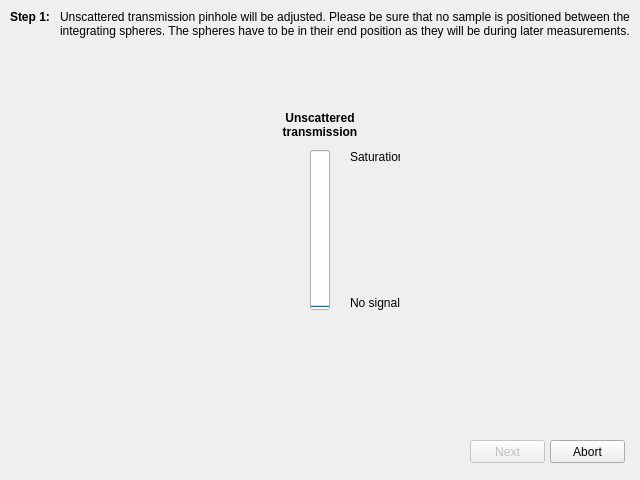
<?xml version="1.0" encoding="UTF-8"?>
<ui version="4.0">
 <class>CalibrateIADPage01</class>
 <widget class="QDialog" name="CalibrateIADPage01">
  <property name="geometry">
   <rect>
    <x>0</x>
    <y>0</y>
    <width>640</width>
    <height>480</height>
   </rect>
  </property>
  <property name="windowTitle">
   <string>Calibration of IAD method</string>
  </property>
  <widget class="QLabel" name="label">
   <property name="geometry">
    <rect>
     <x>60</x>
     <y>10</y>
     <width>571</width>
     <height>41</height>
    </rect>
   </property>
   <property name="text">
    <string>Unscattered transmission pinhole will be adjusted. Please be sure that no sample is positioned between the integrating spheres. The spheres have to be in their end position as they will be during later measurements.</string>
   </property>
   <property name="alignment">
    <set>Qt::AlignLeading|Qt::AlignLeft|Qt::AlignTop</set>
   </property>
   <property name="wordWrap">
    <bool>true</bool>
   </property>
  </widget>
  <widget class="QPushButton" name="button_next">
   <property name="enabled">
    <bool>false</bool>
   </property>
   <property name="geometry">
    <rect>
     <x>470</x>
     <y>440</y>
     <width>75</width>
     <height>23</height>
    </rect>
   </property>
   <property name="text">
    <string>Next</string>
   </property>
  </widget>
  <widget class="QPushButton" name="button_abort">
   <property name="geometry">
    <rect>
     <x>550</x>
     <y>440</y>
     <width>75</width>
     <height>23</height>
    </rect>
   </property>
   <property name="text">
    <string>Abort</string>
   </property>
  </widget>
  <widget class="QLabel" name="label_10">
   <property name="geometry">
    <rect>
     <x>10</x>
     <y>10</y>
     <width>41</width>
     <height>21</height>
    </rect>
   </property>
   <property name="font">
    <font>
     <weight>75</weight>
     <bold>true</bold>
    </font>
   </property>
   <property name="text">
    <string>Step 1:</string>
   </property>
   <property name="alignment">
    <set>Qt::AlignLeading|Qt::AlignLeft|Qt::AlignTop</set>
   </property>
   <property name="wordWrap">
    <bool>true</bool>
   </property>
  </widget>
  <widget class="QProgressBar" name="progressBar_unscatteredTransmission">
   <property name="geometry">
    <rect>
     <x>310</x>
     <y>150</y>
     <width>20</width>
     <height>160</height>
    </rect>
   </property>
   <property name="maximum">
    <number>65535</number>
   </property>
   <property name="value">
    <number>0</number>
   </property>
   <property name="textVisible">
    <bool>false</bool>
   </property>
   <property name="orientation">
    <enum>Qt::Vertical</enum>
   </property>
  </widget>
  <widget class="QLabel" name="label_9">
   <property name="geometry">
    <rect>
     <x>350</x>
     <y>290</y>
     <width>50</width>
     <height>20</height>
    </rect>
   </property>
   <property name="text">
    <string>No signal</string>
   </property>
   <property name="alignment">
    <set>Qt::AlignBottom|Qt::AlignLeading|Qt::AlignLeft</set>
   </property>
  </widget>
  <widget class="QLabel" name="label_4">
   <property name="geometry">
    <rect>
     <x>280</x>
     <y>110</y>
     <width>80</width>
     <height>30</height>
    </rect>
   </property>
   <property name="font">
    <font>
     <weight>75</weight>
     <bold>true</bold>
    </font>
   </property>
   <property name="text">
    <string>Unscattered transmission</string>
   </property>
   <property name="alignment">
    <set>Qt::AlignCenter</set>
   </property>
   <property name="wordWrap">
    <bool>true</bool>
   </property>
  </widget>
  <widget class="QLabel" name="label_8">
   <property name="geometry">
    <rect>
     <x>350</x>
     <y>150</y>
     <width>50</width>
     <height>20</height>
    </rect>
   </property>
   <property name="text">
    <string>Saturation</string>
   </property>
   <property name="alignment">
    <set>Qt::AlignLeading|Qt::AlignLeft|Qt::AlignTop</set>
   </property>
  </widget>
 </widget>
 <resources/>
 <connections/>
</ui>
